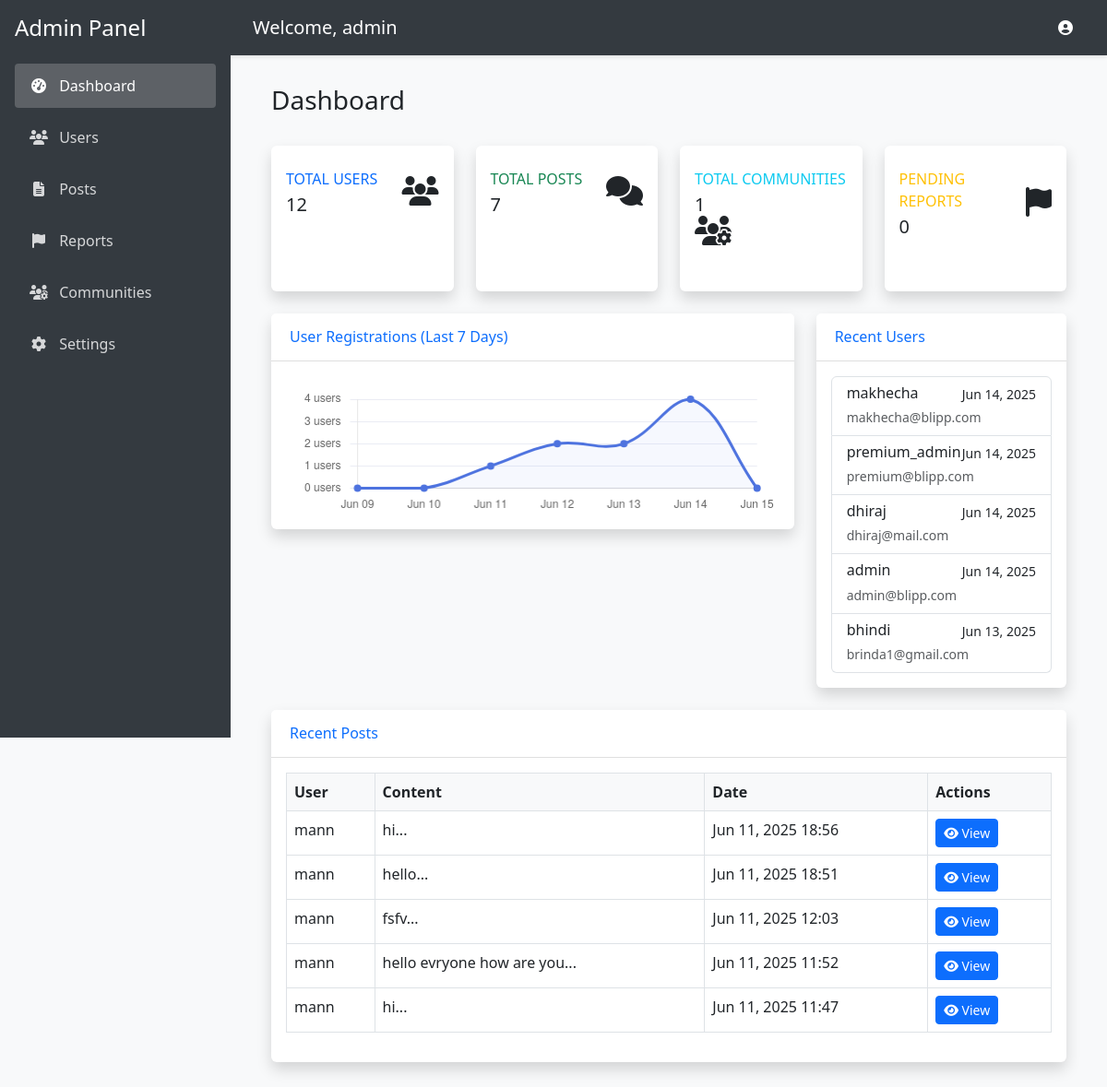
Before: /admin/index.php (signed in) with the older database file.
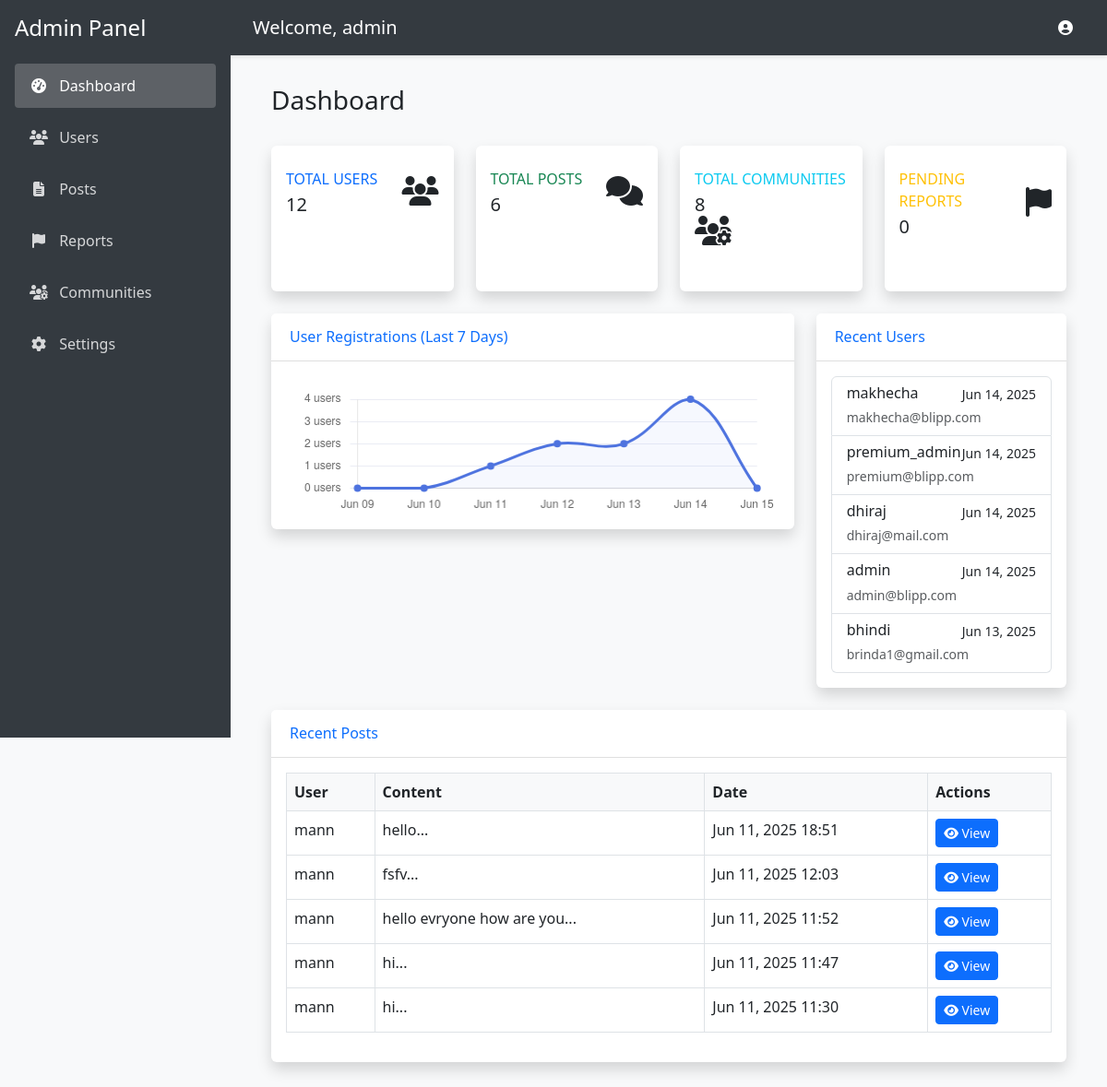
After: the same page with the newer database file.
### tables this page shows
CREATE TABLE `users` (
  `user_id` int(11) NOT NULL,
  `username` varchar(50) NOT NULL,
  `email` varchar(100) NOT NULL,
  `profile_image` varchar(255) DEFAULT NULL,
  `points` int(11) DEFAULT 0,
  `is_premium` tinyint(1) DEFAULT 0,
  `premium_until` datetime DEFAULT NULL,
  `created_at` datetime DEFAULT current_timestamp(),
  `updated_at` datetime DEFAULT current_timestamp() ON UPDATE current_timestamp(),
  `password_hash` varchar(255) DEFAULT NULL,
  `name` varchar(255) DEFAULT NULL,
  `security_question` varchar(255) DEFAULT NULL,
  `security_answer` varchar(255) DEFAULT NULL,
  `bio` text DEFAULT NULL,
  `profile_views` int(11) DEFAULT 0,
  `role` enum('user','admin') DEFAULT 'user',
  `email_verified` tinyint(1) DEFAULT 0,
  `is_active` tinyint(1) DEFAULT 1
);

CREATE TABLE `posts` (
  `post_id` int(11) NOT NULL,
  `community_id` int(11) DEFAULT NULL,
  `user_id` int(11) NOT NULL,
  `title` varchar(255) NOT NULL,
  `content` text DEFAULT NULL,
  `upvotes` int(11) DEFAULT 0,
  `downvotes` int(11) DEFAULT 0,
  `created_at` datetime DEFAULT current_timestamp(),
  `updated_at` datetime DEFAULT current_timestamp() ON UPDATE current_timestamp(),
  `views` int(11) DEFAULT 0
);

### admin/includes/auth.php (called while the page is built, shortened)
<?php
require_once __DIR__ . '/../../includes/db.php';
if (isset($mysqli) && !$mysqli->connect_error) {
    $admin_id = $_SESSION['user_id'];
    $admin_query = $mysqli->prepare("SELECT username, email FROM users WHERE user_id = ?");
    if ($admin_query) {
        $admin_query->bind_param("i", $admin_id);
        if ($admin_query->execute()) {
            $result = $admin_query->get_result();
            $admin = $result->fetch_assoc();
        }
    }
}
?>

### admin/index.php (the view, shortened to what the changed rows need)
<!DOCTYPE html>
<html lang="en">
<head>
</head>
<body>
    <?php
require_once '../includes/db.php';
require_once 'includes/auth.php';
require_once 'includes/header.php';
$total_posts = $mysqli->query("SELECT COUNT(*) as count FROM posts")->fetch_assoc()['count'];
$total_communities = $mysqli->query("SELECT COUNT(*) as count FROM communities")->fetch_assoc()['count'];
$recent_users = $mysqli->query("
    SELECT username, email, created_at
    FROM users
    ORDER BY created_at DESC
    LIMIT 5
");
$recent_posts = $mysqli->query("
    SELECT p.*, u.username
    FROM posts p
    JOIN users u ON p.user_id = u.user_id
    ORDER BY p.created_at DESC
    LIMIT 5
");
?>
<div class="container-fluid">
    <div class="d-flex justify-content-between align-items-center mb-4">
        <h1 class="h3">Dashboard</h1>
    </div>
    <div class="row">
        <div class="col-xl-3 col-md-6 mb-4">
            <div class="card border-left-success shadow h-100 py-2">
                <div class="card-body">
                    <div class="row no-gutters align-items-center">
                        <div class="col mr-2">
                            <div class="text-xs font-weight-bold text-success text-uppercase mb-1">Total Posts</div>
                            <div class="h5 mb-0 font-weight-bold text-gray-800"><?= number_format($total_posts) ?></div>
                        </div>
                    </div>
                </div>
            </div>
        </div>
        <div class="col-xl-3 col-md-6 mb-4">
            <div class="card border-left-info shadow h-100 py-2">
                <div class="card-body">
                    <div class="row no-gutters align-items-center">
                        <div class="col mr-2">
                            <div class="text-xs font-weight-bold text-info text-uppercase mb-1">Total Communities</div>
                            <div class="h5 mb-0 font-weight-bold text-gray-800"><?= number_format($total_communities) ?></div>
                        </div>
                    </div>
                </div>
            </div>
        </div>
    </div>
    <div class="row">
        <div class="col-xl-4 col-lg-5">
            <div class="card shadow mb-4">
                <div class="card-body">
                    <div class="list-group">
                        <?php while ($user = $recent_users->fetch_assoc()): ?>
                            <div class="list-group-item">
                                <div class="d-flex w-100 justify-content-between">
                                    <h6 class="mb-1"><?= htmlspecialchars($user['username']) ?></h6>
                                    <small><?= date('M d, Y', strtotime($user['created_at'])) ?></small>
                                </div>
                                <small class="text-muted"><?= htmlspecialchars($user['email']) ?></small>
                            </div>
                        <?php endwhile; ?>
                    </div>
                </div>
            </div>
        </div>
    </div>
    <div class="row">
        <div class="col-12">
            <div class="card shadow mb-4">
                <div class="card-body">
                    <div class="table-responsive">
                        <table class="table table-bordered">
                            <thead>
                                <tr>
                                    <th>User</th>
                                    <th>Content</th>
                                    <th>Date</th>
                                    <th>Actions</th>
                                </tr>
                            </thead>
                            <tbody>
                                <?php while ($post = $recent_posts->fetch_assoc()): ?>
                                    <tr>
                                        <td><?= htmlspecialchars($post['username']) ?></td>
                                        <td><?= htmlspecialchars(substr($post['content'], 0, 100)) ?>...</td>
                                        <td><?= date('M d, Y H:i', strtotime($post['created_at'])) ?></td>
                                        <td>
                                            <a href="view_post.php?id=<?= $post['post_id'] ?>" class="btn btn-sm btn-primary">
                                                <i class="fas fa-eye"></i> View
                                            </a>
                                        </td>
                                    </tr>
                                <?php endwhile; ?>
                            </tbody>
                        </table>
                    </div>
                </div>
            </div>
        </div>
    </div>
</div>
</body>
</html>

### admin/includes/header.php (shortened to what the changed rows need)
<!DOCTYPE html>
<html lang="en">
<head>
    <link href="https://cdn.jsdelivr.net/npm/bootstrap@5.3.0/dist/css/bootstrap.min.css" rel="stylesheet">
    <link href="https://cdnjs.cloudflare.com/ajax/libs/font-awesome/6.4.0/css/all.min.css" rel="stylesheet">
</head>
<body>
    <header class="admin-header">
        <div>
            <h5 class="mb-0">Welcome, <?= htmlspecialchars($admin['username'] ?? 'Admin') ?></h5>
        </div>
    </header>
    <main class="main-content">

Changed rows visible on the page:
removed posts: user.username "mann", content "hi", created_at "Jun 11, 2025 18:56"
now on this page (row unchanged): posts: user.username "mann", content "hi", created_at "Jun 11, 2025 11:30"
Other visible differences:
$total_posts: "7" → "6"
$total_communities: "1" → "8"
